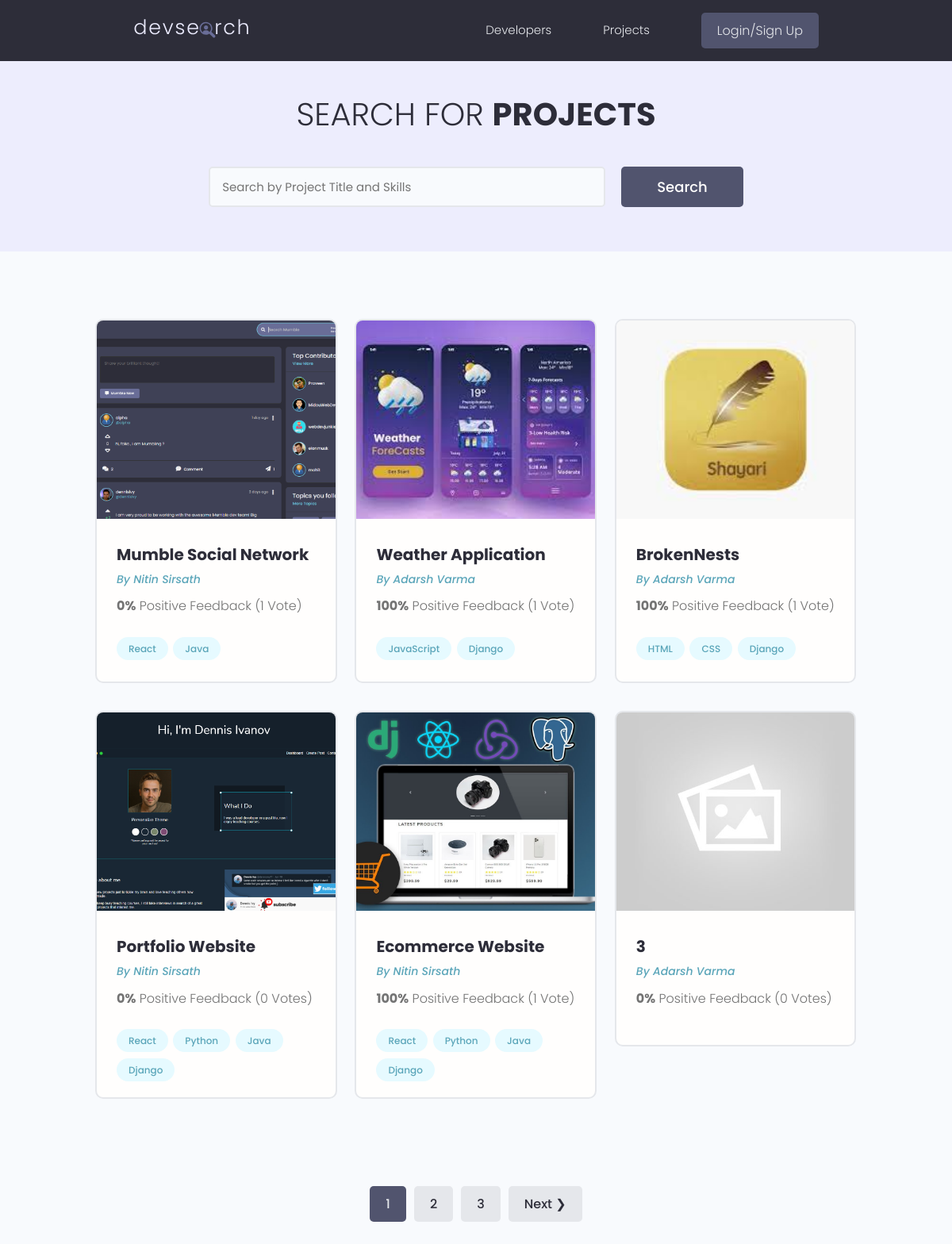
/projects/, run on the app's committed database.
### projects/models.py (models this page shows, shortened)
class Project(models.Model):
    owner = models.ForeignKey(Profile, null=True, blank=True, on_delete=models.SET_NULL)
    title = models.CharField(max_length=200)
    description = models.TextField(null=True, blank=True)
    featured_image = models.ImageField(null=True, blank=True, default="default.jpg")
    demo_link = models.CharField(max_length=2000, null=True, blank=True)
    source_link = models.CharField(max_length=2000, null=True, blank=True)
    created = models.DateTimeField(auto_now_add=True)
    id = models.UUIDField(default=uuid.uuid4, unique=True, primary_key=True, editable=False)
    tags = models.ManyToManyField('Tag', blank=True)
    vote_total = models.IntegerField(default=0, null=True, blank=True)
    vote_ratio = models.IntegerField(default=0, null=True, blank=True)
    class Meta:
        ordering = ['created']

class Tag(models.Model):
    name = models.CharField(max_length=200)
    created = models.DateTimeField(auto_now_add=True)
    id = models.UUIDField(default=uuid.uuid4, unique=True, primary_key=True, editable=False)
    def __str__(self):
        return self.name

### users/models.py (models this page shows, shortened)
class Profile(models.Model):
    user = models.OneToOneField(User, on_delete=models.CASCADE, null=True, blank=True)
    name = models.CharField(max_length=200, null=True, blank=True)
    email = models.EmailField(max_length=500, null=True, blank=True)
    username = models.CharField(max_length=200, null=True, blank=True)
    location = models.CharField(max_length=200, null=True, blank=True)
    short_intro = models.CharField(max_length=200, null=True, blank=True)
    bio = models.TextField(null=True, blank=True)
    profile_image = models.ImageField(null=True, blank=True, upload_to='profiles/', default='profiles/user-default.png')
    social_github = models.CharField(max_length=200, null=True, blank=True)
    social_twitter = models.CharField(max_length=200, null=True, blank=True)
    social_linkedin = models.CharField(max_length=200, null=True, blank=True)
    social_youtube = models.CharField(max_length=200, null=True, blank=True)
    social_website = models.CharField(max_length=200, null=True, blank=True)
    created = models.DateTimeField(auto_now_add=True)
    id = models.UUIDField(default=uuid.uuid4, unique=True, primary_key=True, editable=False)
    class Meta:
        ordering = ['-created']

### projects/views.py (the view)
# urls.py: path("projects/", include("projects.urls")),
def projects(request):
    projects, search_query = searchProjects(request)
    custom_range, projects = paginateProjects(request, projects, 6)
    context = {'projects':projects, 'search_query':search_query, 'custom_range':custom_range}
    return render(request, "projects/projects.html", context)

### projects/utils.py (called while the page is built)
def searchProjects(request):
    search_query = ''
    if request.GET.get('search_query'):
        search_query = request.GET.get('search_query')
    tags = Tag.objects.filter(name__icontains = search_query)
    projects = Project.objects.distinct().filter(
        Q(title__icontains = search_query) |
        Q(description__icontains = search_query) |
        Q(owner__name__icontains = search_query) |
        Q(tags__in = tags)
    )
    return projects, search_query

def paginateProjects(request, projects, result):
    page = request.GET.get('page')
    paginator = Paginator(projects, result)
    try:
        projects = paginator.page(page)
    except PageNotAnInteger:
        page = 1
        projects = paginator.page(page)
    except EmptyPage:
        page = paginator.num_pages
        projects = paginator.page(page)
    left_index = (int(page) - 2)
    if left_index < 1:
        left_index = 1
    right_index = (int(page) + 3)
    if right_index > paginator.num_pages:
        right_index = paginator.num_pages + 1
    custom_range = range(left_index, right_index)
    return  custom_range, projects

### projects/templates/projects/projects.html (shortened to what this page needs)
{% extends 'main.html' %}
{% block content %}
<main class="projects">
    <section class="hero-section text-center">
        <div class="container container--narrow">
            <div class="hero-section__box">
                <h2>Search for <span>Projects</span></h2>
            </div>
            <div class="hero-section__search">
                <form class="form" action="{% url 'projects' %}" method="get">
                    <div class="form__field">
                        <input class="input input--text" id="formInput#search" type="text" name="search_query"
                        value="{{search_query}}" placeholder="Search by Project Title and Skills" />
                    </div>
                    <input class="btn btn--sub btn--lg" type="submit" value="Search" />
                </form>
            </div>
        </div>
    </section>
    <section class="projectsList">
      <div class="container">
        <div class="grid grid--three">
            {% for project in projects %}
                <div class="column">
                    <div class="card project">
                        <a href="{% url 'single-project' project.id %}" class="project">
                            <img class="project__thumbnail" src="{{project.featured_image.url}}" alt="project thumbnail" />
                            <div class="card__body">
                                <h3 class="project__title">{{project.title}}</h3>
                                {% if project.owner %}
                                    <p><a class="project__author" href="{% url 'user-profile' project.owner.id %}">By {{ project.owner.name }}</a></p>
                                {% else %}
                                    <p>By Anonymous User</p>
                                {% endif %}
                                <p class="project--rating">
                                    <span style="font-weight: bold;">{{project.vote_ratio}}%</span> Positive
                                    Feedback ({{project.vote_total}} Vote{{project.vote_total|pluralize:"s"}})
                                </p>
                                <div class="project__tags">
                                    {% for tag in project.tags.all %}
                                    <span class="tag tag--pill tag--main">
                                    <small>{{tag}}</small>
                                    </span>
                                    {% endfor %}
                                </div>
                            </div>
                        </a>
                    </div>
                </div>
            {% endfor %}
        </div>
      </div>
    </section>
    {% include "pagination.html" with queryset=projects custom_range=custom_range %}
  </main>
{% endblock content %}

### static/styles/app.css (style rules this page uses)
:root { --color-sub: #2d2d39; }
.btn--sub { background-color: var(--color-sub-light); }
.card { border: 2px solid var(--color-light); }
img { width: 100%; }
.hero-section { height: 40vh; display: flex; align-items: center; background-color: var(--color-sub); }
.hero-section__box { margin-bottom: 4rem; }
.hero-section__box > h2, .hero-section__box > h2 > span { font-size: 4rem; color: var(--color-light); line-height: 1.3; text-transform: uppercase; }
.hero-section__box > h2 { font-weight: 300; }
.hero-section__box > h2 > span { font-weight: 700; }
.hero-section__search > .form { display: flex; align-items: center; justify-content: center; gap: 2rem; }
.hero-section__search > .form input.input--text { width: 50rem; }
.project__author { font-size: 1.4rem; font-style: italic; }
.project--rating { margin-bottom: 1.6em; margin-top: .5em; }
.projects > .hero-section { background: var(--color-sub-lighter); height: 30vh; }
.projects .hero-section__box { margin-bottom: 2.5rem; }
.projects .hero-section__box > h2 { color: var(--color-sub); }
.projects .hero-section__box > h2 > span { font-weight: 700; color: var(--color-sub); }
.projectsList { margin-top: 8rem; }
.project__thumbnail { height: 25rem; object-fit: cover; object-position: top center; }
.project__title { font-size: 2rem; font-weight: 700; color: var(--color-sub); }

### static/uikit/styles/modules/_variables.css (style rules this page uses)
:root { --color-main: #5aa5b9; --color-main-light: #e6faff; --color-sub: #3f4156; --color-sub-light: #51546e; --color-sub-lighter: #ededfd; --color-text: #737373; --color-gray: #8b8b8b; --color-light: #e5e7eb; --color-light-gray: #767676; --color-bg: #f8fafd; --color-white: #fffefd; --color-white-light: #f3f3f3; --color-success: #359e64; --color-success-bg: #def8e8; --color-error: #fc4b0b; --color-error-bg: #fff2ee; --font-base: 'Poppins', arial, helvetica, 'Segoe UI', roboto, ubuntu, sans-serif; --font-monospace: 'Fira Code', 'Courier New', courier, monospace; --font-regular: 300; --font-medium: 500; --font-bold: 700; --generic-shadow: 1px 1px 5px #00000010; --generic-transition: all 0.3s ease-in-out; }

### static/uikit/styles/modules/_base.css (style rules this page uses)
* { margin: 0; padding: 0; box-sizing: border-box; text-rendering: optimizeLegibility; color: inherit; font-size: inherit; }
html { font-size: 50%; }
@media only screen and (min-width: 480px) { html { font-size: 56.25%; } }
@media only screen and (min-width: 1200px) { html { font-size: 62.5%; } }
body { line-height: 1.6; font-weight: 400; font-size: 1.5rem; color: var(--color-text); background-color: var(--color-bg); min-height: 100vh; }

### static/uikit/styles/modules/_typography.css (style rules this page uses)
* { font-family: var(--font-base); }
h2 { font-size: 3.6rem; font-weight: var(--font-bold); }
h3 { font-size: 3.2rem; font-weight: var(--font-medium); }
p, span, strong { font-size: 1.6rem; color: var(--color-text); font-weight: var(--font-regular); }
a { padding-bottom: 2px; text-decoration: none; display: inline-block; color: var(--color-main); font-weight: var(--font-medium); }

### static/uikit/styles/modules/_utilities.css (style rules this page uses)
.container { width: 92%; max-width: 165rem; margin: 0 auto; box-sizing: border-box; }
.container--narrow { width: 92%; max-width: 120rem; }
@media screen and (min-width: 1000px) { .container { width: 90%; } }
@media screen and (min-width: 1000px) { .container--narrow { width: 85%; } }
@media screen and (min-width: 1200px) { .container { width: 80%; } }
@media screen and (min-width: 1200px) { .container--narrow { width: 72%; } }
.text-center { text-align: center; }

### static/uikit/styles/modules/_button.css (style rules this page uses)
.btn { display: inline-block; position: relative; cursor: pointer; background-color: var(--color-light); font-weight: var(--font-medium); color: var(--color-sub); text-decoration: none; padding: 1rem 2rem; border-radius: 0.5rem; border: none; width: -webkit-fit-content; width: -moz-fit-content; width: fit-content; height: -webkit-fit-content; height: -moz-fit-content; height: fit-content; font-size: 1.6rem; outline-width: 0; outline-color: transparent; -webkit-backface-visibility: hidden; backface-visibility: hidden; transition: all 0.3s ease-in-out; }
.btn--sub { background-color: var(--color-sub); color: var(--color-white); }
.btn--lg { font-size: 1.8rem; padding: 1.2rem 4.5rem; }

### static/uikit/styles/modules/_card.css (style rules this page uses)
.card { border-radius: 1rem; background-color: var(--color-white); border: 1.5px solid var(--color-light); width: auto; height: auto; margin-top: 0.5rem; margin-bottom: 0.5rem; overflow: hidden; }
.card__body, .card__header { padding: 2rem 2.5rem; }

### data on the page
Project: featured_image (picture), title "Mumble Social Network", owner.name "Nitin Sirsath", vote_ratio "0", vote_total "1"
Tag: name "React"
Tag: name "Java"
Project: featured_image (picture), title "Weather Application", owner.name "Adarsh Varma", vote_ratio "100", vote_total "1"
Tag: name "JavaScript"
Tag: name "Django"
Project: featured_image (picture), title "BrokenNests", owner.name "Adarsh Varma", vote_ratio "100", vote_total "1"
Tag: name "HTML"
Tag: name "CSS"
Project: featured_image (picture), title "Portfolio Website", owner.name "Nitin Sirsath", vote_ratio "0", vote_total "0"
Tag: name "Python"
Project: featured_image (picture), title "Ecommerce Website", owner.name "Nitin Sirsath", vote_ratio "100", vote_total "1"
Project: featured_image (placeholder picture), title "3", owner.name "Adarsh Varma", vote_ratio "0", vote_total "0"

### other printed values
{{ page }} "1"
{{ page }} "2" "3"
